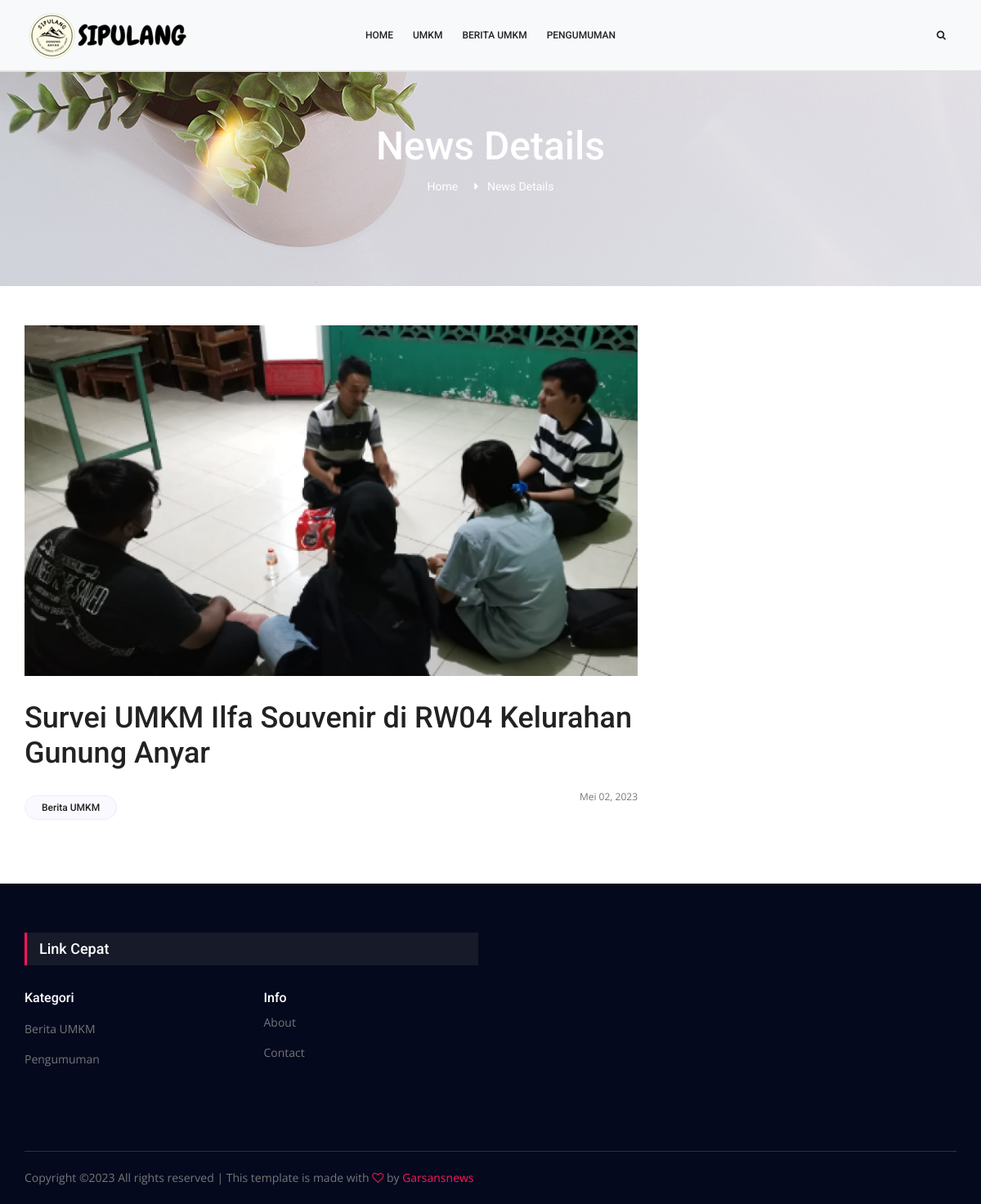
The page /blog/read/survei-umkm-ilfa-souvenir-di-rw04-kelurahan-gunung-anyar on the database its author committed.
### tables this page shows
CREATE TABLE `category` (
  `id` int(11) NOT NULL,
  `category_name` varchar(100) NOT NULL,
  `slug` varchar(255) NOT NULL,
  `is_active` char(1) NOT NULL
);

CREATE TABLE `banner` (
  `id` int(11) NOT NULL,
  `title` varchar(100) NOT NULL,
  `photo` varchar(100) NOT NULL
);

CREATE TABLE `posting` (
  `id` int(11) NOT NULL,
  `title` varchar(255) NOT NULL,
  `seo_title` varchar(255) NOT NULL,
  `content` text NOT NULL,
  `featured` char(1) NOT NULL,
  `choice` char(1) NOT NULL,
  `thread` char(1) NOT NULL,
  `id_category` int(11) NOT NULL,
  `photo` varchar(255) NOT NULL,
  `is_active` char(1) NOT NULL,
  `date` date NOT NULL
);

### application/controllers/Blog.php (called while the page is built, shortened)
<?php
class Blog extends CI_Controller {
   public function __construct()
   {
      $this->load->model('identity_model', 'identity', true);
      $this->load->model('banner_model', 'banner', true);
      $this->load->model('posting_model', 'posting', true);
      $this->load->model('category_model', 'category', true);
   }
   public function read($seo_title)
   {
      $row = $this->posting->getPosting($seo_title);
      if($row){
         $data['posting']     = $row;
         $data['title']       = $row->title;
         $data['favicon']     = $this->identity->getIdentity();
         $data['banner']      = $this->banner->getBanner();
         $data['popular']     = $this->posting->getMostPopular();
         $data['trending']    = $this->posting->getThread();
         $data['category']    = $this->category->getCategory();
         $data['page']        = 'news-detail';
         $this->load->view('front/layouts/app', $data);
      }else{
         redirect(base_url('home'));
      }
   }
}

### index.php (called while the page is built, shortened)
<?php
require_once BASEPATH.'core/CodeIgniter.php';

### application/models/Category_model.php (called while the page is built, shortened)
<?php
class Category_model extends CI_Model {
   private $table = 'category';
   public function getCategory()
   {
      return $this->db->get($this->table)->result();
   }
}

### application/models/Banner_model.php (called while the page is built, shortened)
<?php
class Banner_model extends CI_Model {
   private $table = 'banner';
   public function getBanner()
   {
      return $this->db->get($this->table)->row();
   }
}

### application/models/Posting_model.php (called while the page is built, shortened)
<?php
class Posting_model extends CI_Model {
   public function getThread()
   {
      $this->db->from('posting');
      $this->db->join('category', 'category.id = posting. id_category');
      $this->db->where('thread', 'Y');
      $this->db->where('posting.is_active', 'Y');
      $this->db->order_by('posting.id', 'desc');
      $this->db->limit(4);
      return $this->db->get()->result();
   }
   public function getMostPopular()
   {
      $this->db->from('posting');
      $this->db->join('category', 'category.id = posting. id_category');
      $this->db->where('thread', 'Y');
      $this->db->where('posting.is_active', 'Y');
      $this->db->order_by('posting.id', 'desc');
      $this->db->limit(1);
      return $this->db->get()->row();
   }
   public function getPosting($seo_title)
   {
      $this->db->from('posting');
      $this->db->join('category', 'category.id = posting. id_category');
      $this->db->where('seo_title', $seo_title);
      return $this->db->get()->row();
   }
}

### application/helpers/dateindo_helper.php (called while the page is built, shortened)
<?php
function mediumdate_indo($tgl){
   $ubah = gmdate($tgl, time()+60*60*8);
   $pecah = explode("-",$ubah);
   $tanggal = $pecah[2];
   $bulan = medium_bulan($pecah[1]);
   $tahun = $pecah[0];
   return $bulan . ' ' . $tanggal . ', ' . $tahun;
}
function medium_bulan($bln){
   switch ($bln)
   {
      case 5:
         return "Mei";
         break;
   }
}

### application/views/front/pages/news-detail.php (the view, shortened to what this page needs)
<section class="banner_area">
   <div class="banner_inner d-flex align-items-center" style="background-image: url(<?= base_url('images/banner/' . $banner->photo) ?>)">
      <div class="container">
         <div class="banner_content text-center">
            <h2>News Details</h2>
            <div class="page_link">
               <a href="<?= base_url('home') ?>">Home</a>
               <a href="<?= base_url("blog/read/$posting->seo_title") ?>">News Details</a>
            </div>
         </div>
      </div>
   </div>
</section>
<section class="news_area single-post-area mt-5">
   <div class="container">
      <div class="row">
         <div class="col-lg-8">
            <div class="main_blog_details">
               <img class="img-fluid" src="<?= base_url("images/posting/large/$posting->photo") ?>" alt="">
               <h4><?= $posting->title ?></h4>
               <div class="user_details">
                  <div class="float-left">
                     <a class="gad_btn" href="<?= base_url("blog/category/$posting->slug") ?>"><?= $posting->category_name ?></a>
                  </div>
                  <div class="float-right">
                     <div class="media">
                        <div class="media-body">
                           <p><?= mediumdate_indo($posting->date) ?></p>
                        </div>
                     </div>
                  </div>
               </div>
            </div>
         </div>
      </div>
   </div>
</section>

### application/views/front/layouts/_navbar.php (shortened to what this page needs)
<?php
   $navbar   = $this->category->getCategory();
	$sub 	 = $this->uri->segment(1);
   $category = $this->uri->segment(3);
?>
<nav class="navbar navbar-light navbar-expand-lg navbar-light bg-light fixed-top home">
   <div class="container">
      <a href="<?= base_url() ?>" class="navbar-brand d-flex w-50 mr-auto">
      <img src="<?= base_url('images/brand/logo-via-logohub.png') ?>" alt="">
      </a>
      <div class="navbar-collapse collapse w-100" id="collapsingNavbar3">
         <ul class="navbar-nav w-100 justify-content-center">
				  <li class="nav-item <?=empty($sub) ? 'active' :'' ?>">
                  <a class="nav-link " href="<?= base_url("") ?>">Home</a>
               </li>
					<li class="nav-item <?=$sub == 'umkm' ? 'active' :'' ?>">
                  <a class="nav-link" href="<?= base_url("umkm") ?>">UMKM</a>
               </li>
            <?php foreach($navbar as $n) : ?>
               <li class="nav-item <?php if($n->slug === $category ) { echo "active"; } ?> ">
                  <a class="nav-link" href="<?= base_url("blog/category/$n->slug") ?>"><?= $n->category_name ?></a>
               </li>
            <?php endforeach ?>
         </ul>
         <ul class="nav navbar-nav ml-auto w-100 justify-content-end">
            <li class="nav-item">
               <a class="nav-link" onclick="openSearch()">
                  <i class="fa fa-search"></i>
               </a>
            </li>
         </ul>
      </div>
   </div>
</nav>

### application/views/front/layouts/_footer.php
<footer class="footer-area mt-5">
   <div class="container">
      <div class="row f_widgets_inner">
         <div class="col-lg-6 col-md-6 col-sm-6">
            <div class="single-footer-widget">
                  <div class="f_title">
                  <h3>Link Cepat
                  </h3>
                  </div>
                  <div class="row">
                     <div class="col-6">
                        <h5 style="color: white">Kategori</h5>
                        <ul class="list mt-3">
                           <?php foreach($category as $c) : ?>
                              <li><a href="<?= base_url("blog/category/$c->slug") ?>"><?= $c->category_name ?></a></li>
                           <?php endforeach ?>
                        </ul>
                     </div>
                     <div class="col-6">
                        <h5 style="color: white">Info</h5>
                        <ul class="list">
                              <li><a href="<?= base_url('contact') ?>">About</a></li>
                              <li><a href="#">Contact</a></li>
                        </ul>
                     </div>
                  </div>
            </div>
         </div>
      </div>
      <div class="row footer-bottom d-flex justify-content-between align-items-center">
         <div class="col-lg-12">
            <div class="f_boder"></div>
         </div>
         <p class="col-lg-8 col-md-8 footer-text">
Copyright &copy;<script>document.write(new Date().getFullYear());</script> All rights reserved | This template is made with <i class="fa fa-heart-o" aria-hidden="true"></i> by <a href="https://colorlib.com" target="_blank">Garsansnews</a>
</p>
      </div>
   </div>
</footer>

### rows shown on the page
category: category_name "BERITA UMKM", category_name "Berita UMKM"
category: category_name "PENGUMUMAN", category_name "Pengumuman"
banner: photo (picture)
posting: photo (picture), title "Survei UMKM Ilfa Souvenir di RW04 Kelurahan Gunung Anyar", id_category.category_name "Berita UMKM", date "Mei 02, 2023"
